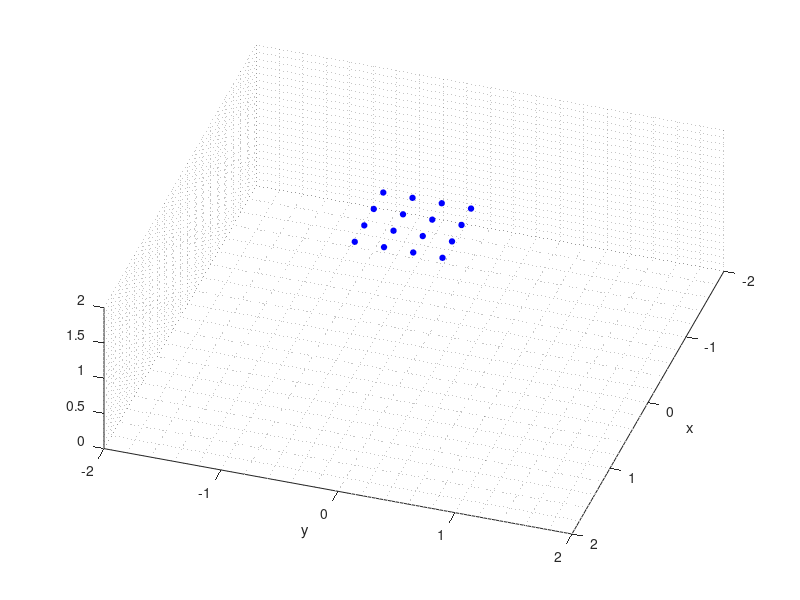

This chart was generated by the following MATLAB code:
clc, clear, close all

% Areas en 2D, h fijo y conocido
Q3 = [-1.5 -0.75 -0.75 0];
Q = [Q3];  % define areas, en este caso solo 1
NQ = size(Q,1);
gridstep = 0.25; % steps in the testbed

% Parameters to set 
% *******************************************************
z = [0.75, 0.75];
gridstep= 0.25;
% *******************************************************

% *******************************************************
graph = 1; % 1:yes, 0:no
save = 1; 
axis_pattern = 'x-axis';
% *******************************************************

for i_Q = 1:NQ

    [TbX,TbY] = meshgrid(Q(i_Q,1):gridstep:Q(i_Q,2), Q(i_Q,3):gridstep:Q(i_Q,4));
    % Invertir TbY

    
    if strcmp(axis_pattern,'y-axis')
        TbY(:,2:2:end) = TbY(end:-1:1,2:2:end);
    elseif strcmp(axis_pattern,'x-axis')
        TbX = TbX';
        TbX(:,2:2:end) = TbX(end:-1:1,2:2:end);
        TbY = TbY';
    else
        TbY(:,2:2:end) = TbY(end:-1:1,2:2:end);
    end
    
    x = reshape(TbX,[numel(TbX),1]);
    y = reshape(TbY,[numel(TbY),1]);
    
    
    data=[];
    ii=0;
    for k = z(2):-gridstep:z(1)
    
        % Agregar los "0" ya que aun no se han registrado.
        if(mod(ii,2)==0)
            data = [data; x, y, k*ones(size(x)), zeros(size(x))];
            ii=ii+1;
        else
            data = [data; x(end:-1:1), y(end:-1:1), k*ones(size(x)), zeros(size(x))];
            ii=ii+1;
        end
    
    end

end
%%

% Graficar
fprintf("Nro of points: %d \n",length(data))
if(graph)
    figure(1)
    axis([-2, 2, -2, 2, 0, 2])
    view(108,63)
    grid minor
    xlabel('x')
    ylabel('y')
    hold on
    
    for i=1: size(data,1)
        plot3(data(i,1),data(i,2),data(i,3),'ob','MarkerFaceColor','b','MarkerSize',4)
        pause(0.1)
    end
    
end

% Escribir los datos en un archivo de texto
if (save)
    dlmwrite('areas_Q.txt', data, 'delimiter', ' ');
    fprintf("Generacion de datos exitoso \n")
end
